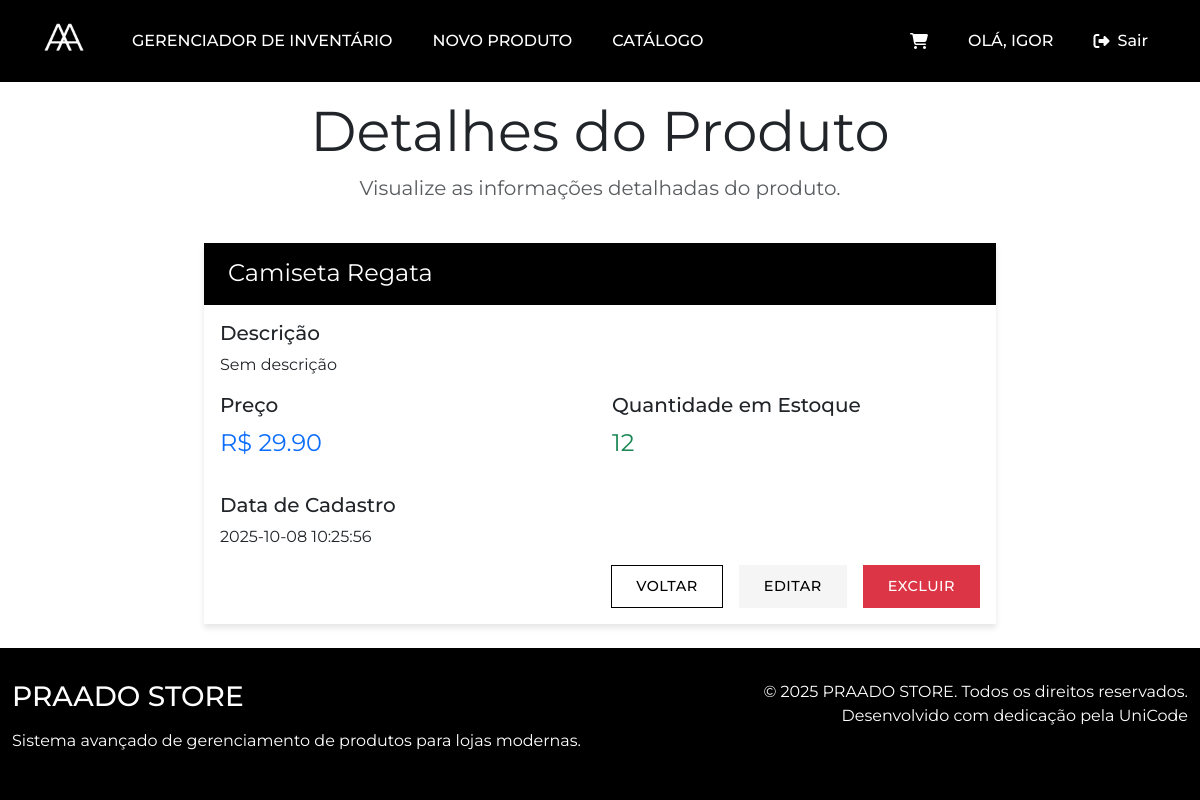
/produto/22 (signed in), run on the app's committed database.
### tables this page shows
CREATE TABLE "produtos"
(
    id            INTEGER
        primary key autoincrement,
    nome          TEXT    not null,
    descricao     TEXT,
    preco         REAL    not null,
    quantidade    INTEGER not null,
    data_cadastro TEXT    not null,
    Categoria     TEXT,
    image_url     TEXT default 'https://placehold.co/400x400?text=Sem+Imagem',
    tamanhos      TEXT
);

### app.py (the view)
@app.route('/produto/<int:id>')
def visualizar_produto(id):
    if not session.get('is_logged') or not bool(session.get('is_admin')):
        flash('Acesso restrito aos administradores.', 'danger')
        return redirect(url_for('catalogo'))
    conn = get_db_connection()
    produto = conn.execute('SELECT * FROM produtos WHERE id = ?', (id,)).fetchone()
    conn.close()
    if produto is None:
        flash('Produto não encontrado!', 'danger')
        return redirect(url_for('index'))
    return render_template('visualizar_produto.html', produto=produto)

### app.py (called while the page is built)
def get_db_connection():
    conn = sqlite3.connect(DATABASE)
    conn.row_factory = sqlite3.Row  # Para acessar colunas pelo nome
    return conn

### templates/visualizar_produto.html (shortened to what this page needs)
{% extends 'base.html' %}
{% block content %}
<div class="pricing-header p-3 pb-md-4 mx-auto text-center">
    <h1 class="display-4 fw-normal">Detalhes do Produto</h1>
    <p class="fs-5 text-muted">Visualize as informações detalhadas do produto.</p>
</div>
<div class="row">
    <div class="col-md-8 offset-md-2">
        <div class="card mb-4">
            <div class="card-header">
                <h4 class="my-0 fw-normal">{{ produto['nome'] }}</h4>
            </div>
            <div class="card-body">
                <div class="mb-3">
                    <h5>Descrição</h5>
                    <p>{{ produto['descricao'] if produto['descricao'] else 'Sem descrição' }}</p>
                </div>
                <div class="row mb-3">
                    <div class="col-md-6">
                        <h5>Preço</h5>
                        <p class="fs-4 text-primary">R$ {{ "%.2f"|format(produto['preco']|float) }}</p>
                    </div>
                    <div class="col-md-6">
                        <h5>Quantidade em Estoque</h5>
                        <p class="fs-4 {{ 'text-danger' if produto['quantidade'] == 0 else 'text-success' }}">
                            {{ produto['quantidade'] }}
                        </p>
                    </div>
                </div>
                <div class="mb-3">
                    <h5>Data de Cadastro</h5>
                    <p>{{ produto['data_cadastro'] }}</p>
                </div>
                <div class="d-grid gap-2 d-md-flex justify-content-md-end">
                    <a href="{{ url_for('index') }}" class="btn btn-secondary me-md-2">Voltar</a>
                    <a href="{{ url_for('editar_produto', id=produto['id']) }}" class="btn btn-warning me-md-2">Editar</a>
                    <button type="button" class="btn btn-danger" data-bs-toggle="modal" data-bs-target="#deleteModal">
                        Excluir
                    </button>
                </div>
            </div>
        </div>
    </div>
</div>
{% endblock %}

### templates/base.html (style rules this page uses)
:root { --primary-color: #000000; --secondary-color: #ffffff; --accent-color: #f5f5f5; --text-color: #212529; --muted-color: #6c757d; --border-color: #dee2e6; }
body { font-family: 'Montserrat', sans-serif; background-color: var(--secondary-color); color: var(--text-color); display: flex; flex-direction: column; min-height: 100vh; }
.btn-secondary { background-color: var(--secondary-color); border-color: var(--primary-color); color: var(--primary-color); border-radius: 0; padding: 0.6rem 1.5rem; font-weight: 500; letter-spacing: 0.5px; text-transform: uppercase; font-size: 0.9rem; }
.btn-warning { background-color: var(--accent-color); border-color: var(--accent-color); color: var(--primary-color); border-radius: 0; padding: 0.6rem 1.5rem; font-weight: 500; letter-spacing: 0.5px; text-transform: uppercase; font-size: 0.9rem; }
.btn-danger { background-color: #dc3545; border-color: #dc3545; border-radius: 0; padding: 0.6rem 1.5rem; font-weight: 500; letter-spacing: 0.5px; text-transform: uppercase; font-size: 0.9rem; }
.card { border: none; border-radius: 0; box-shadow: 0 4px 6px rgba(0, 0, 0, 0.1); margin-bottom: 2rem; }
.card-header { background-color: var(--primary-color); color: var(--secondary-color); font-weight: 600; padding: 1rem 1.5rem; border-radius: 0 !important; }
.pricing-header { max-width: 700px; }

### data on the page
produtos: nome "Camiseta Regata", descricao "Sem descrição", preco "29.90", quantidade "12", data_cadastro "2025-10-08 10:25:56"

### other printed values
{{ session.get('nickname', 'Cliente') }} "IGOR"
